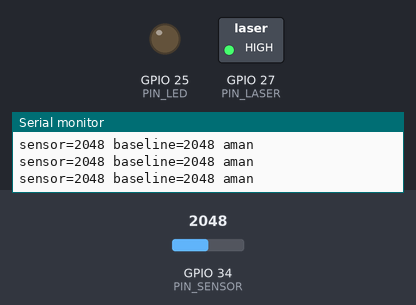
The sketch below on a simulated ESP32. On the bench: switched loads named in the sketch (green lamp = pin HIGH), output pins drawn as LEDs (lit = HIGH), the last lines printed to the serial monitor. Dashed ring = blinking. The inputs (shaded band) are chosen by the test bench; at power-on: GPIO 34 (PIN_SENSOR) = 2048.

Above: at 2.2 s.
2.3 s: GPIO 34 (PIN_SENSOR) set to 1983
3.8 s: GPIO 34 (PIN_SENSOR) set to 1917
At 4.43 s:
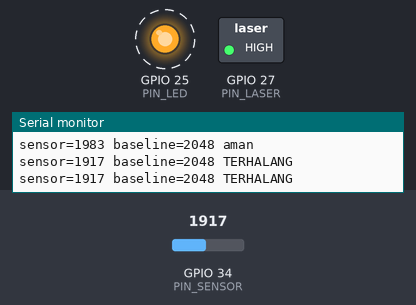
Timing chart, 0 to 12.8 s (numbered marks = the images above; inputs shaded):
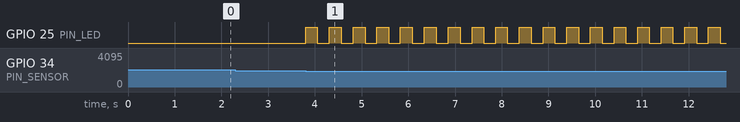

Measured:
- the behaviour switches between 1948 and 1947 on GPIO 34 (PIN_SENSOR) (found by bisection; images 0 and 1)
- after the input at 3.8 s, GPIO 25 (PIN_LED): alternates HIGH for 0.26 s and LOW for 0.26 s, starting at once

The sketch:

laser_tripwire_esp32.ino
```cpp
const int PIN_SENSOR = 34;
const int PIN_LASER  = 27;
const int PIN_LED    = 25;

// ====== PENGATURAN ======
const int THRESHOLD = 100;
const unsigned long HOLD_MS  = 2500;
const unsigned long BLINK_MS = 250;
const bool DEBUG_SERIAL = true;
// =========================

int baseline = 0;
unsigned long lastBreak = 0;
unsigned long lastBlink = 0;
unsigned long lastDebug = 0;
bool ledState = false;

int readAvg(int n) {
  long sum = 0;
  for (int i = 0; i < n; i++) sum += analogRead(PIN_SENSOR);
  return sum / n;
}

void setup() {
  Serial.begin(115200);

  pinMode(PIN_LASER, OUTPUT);
  pinMode(PIN_LED, OUTPUT);
  digitalWrite(PIN_LED, LOW);
  analogSetPinAttenuation(PIN_SENSOR, ADC_11db);

  digitalWrite(PIN_LASER, HIGH);   // laser nyala terus
  delay(1000);

  baseline = readAvg(64);
  Serial.printf("Baseline sensor: %d\n", baseline);
  if (baseline < 100 || baseline > 3995) {
    Serial.println("PERINGATAN: nilai baseline ekstrem. Cek arah laser ke sensor, dan wiring AO.");
  }
}

void loop() {
  int value = readAvg(8);
  bool broken = value < (baseline - THRESHOLD);

  if (broken) lastBreak = millis();

  bool alarm = (lastBreak != 0) && (millis() - lastBreak < HOLD_MS);

  if (alarm) {
    if (millis() - lastBlink >= BLINK_MS) {
      lastBlink = millis();
      ledState = !ledState;
      digitalWrite(PIN_LED, ledState);
    }
  } else {
    ledState = false;
    digitalWrite(PIN_LED, LOW);
  }

  if (DEBUG_SERIAL && millis() - lastDebug > 300) {
    lastDebug = millis();
    Serial.printf("sensor=%d baseline=%d %s\n", value, baseline, broken ? "TERHALANG" : "aman");
  }

  delay(5);
}
```
